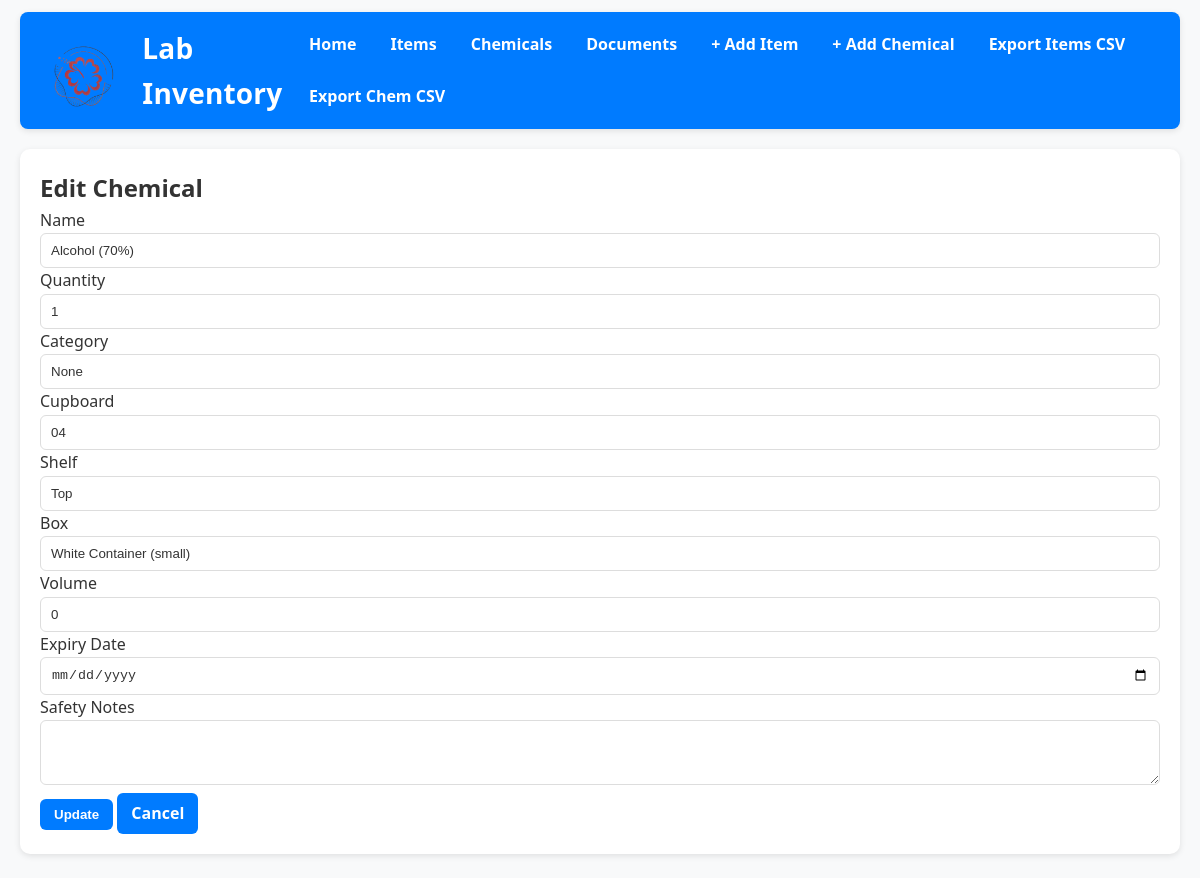
Page /chemicals/edit/1 on the committed database.
### app.py (models this page shows, shortened)
class Chemical(db.Model):
    id = db.Column(db.Integer, primary_key=True)
    name = db.Column(db.String(120), nullable=False)
    category = db.Column(db.String(100))  # new column
    cupboard = db.Column(db.String(50), nullable=False)
    shelf = db.Column(db.String(50))
    box = db.Column(db.String(50))
    quantity = db.Column(db.Integer, nullable=False, default=0)
    volume = db.Column(db.String(50))           # e.g., "500 mL", "2 L"
    expiry_date = db.Column(db.String(20))      # "YYYY-MM-DD" from the date input
    safety_notes = db.Column(db.String(500))

### app.py (the view, shortened to what this page needs)
@app.route('/chemicals/edit/<int:chem_id>', methods=['GET', 'POST'])
def edit_chemical(chem_id):
    chem = Chemical.query.get_or_404(chem_id)
    return render_template('edit_chemical.html', chem=chem)

### templates/edit_chemical.html
{% extends "base.html" %}
{% block content %}
<div class="card">
    <h2>Edit Chemical</h2>
    <form method="POST" class="grid">
        <label>Name<br>
            <input type="text" name="name" value="{{ chem.name }}" required>
        </label>
        <label>Quantity<br>
            <input type="number" name="quantity" value="{{ chem.quantity }}" required min="0">
        </label>
        <label>Category<br>
            <input type="text" name="category" value="{{ chem.category }}">
        </label>
        <label>Cupboard<br>
            <input type="text" name="cupboard" value="{{ chem.cupboard }}" required>
        </label>
        <label>Shelf<br>
            <input type="text" name="shelf" value="{{ chem.shelf }}">
        </label>
        <label>Box<br>
            <input type="text" name="box" value="{{ chem.box }}">
        </label>
        <label>Volume<br>
            <input type="text" name="volume" value="{{ chem.volume }}">
        </label>
        <label>Expiry Date<br>
            <input type="date" name="expiry_date" value="{{ chem.expiry_date }}">
        </label>
        <label style="grid-column:1/-1">Safety Notes<br>
            <textarea name="safety_notes" rows="3" style="width:100%">{{ chem.safety_notes }}</textarea>
        </label>
        <div>
            <button class="btn" type="submit">Update</button>
            <a class="btn" href="{{ url_for('chemicals') }}">Cancel</a>
        </div>
    </form>
</div>
{% endblock %}

### static/style.css (style rules this page uses)
:root { --blue: #007bff; --blue-dark: #0056b3; --green: #28a745; --green-dark: #218838; --red: #dc3545; --red-dark: #c82333; --text: #333; --muted: #6b7280; --bg: #f8f9fa; --card: #ffffff; --border: #ddd; --shadow: 0 2px 6px rgba(0,0,0,0.1); }
* { margin: 0; padding: 0; box-sizing: border-box; }
html, body { font-family: "Segoe UI", Tahoma, Geneva, Verdana, sans-serif; background: var(--bg); color: var(--text); line-height: 1.6; }
.btn, button { display: inline-block; padding: 8px 14px; background: var(--blue); color: #fff; border: none; border-radius: 6px; text-decoration: none; font-weight: 600; cursor: pointer; transition: background .2s ease, color .2s ease, opacity .2s ease; }
input, select, textarea { width: 100%; padding: 9px 10px; border: 1px solid var(--border); border-radius: 6px; background: #fff; color: var(--text); transition: border .2s ease, box-shadow .2s ease; }

### rows in the picture
Chemical: name "Alcohol (70%)", quantity "1", category "None", cupboard "04", shelf "Top", box "White Container (small)", volume "0"
